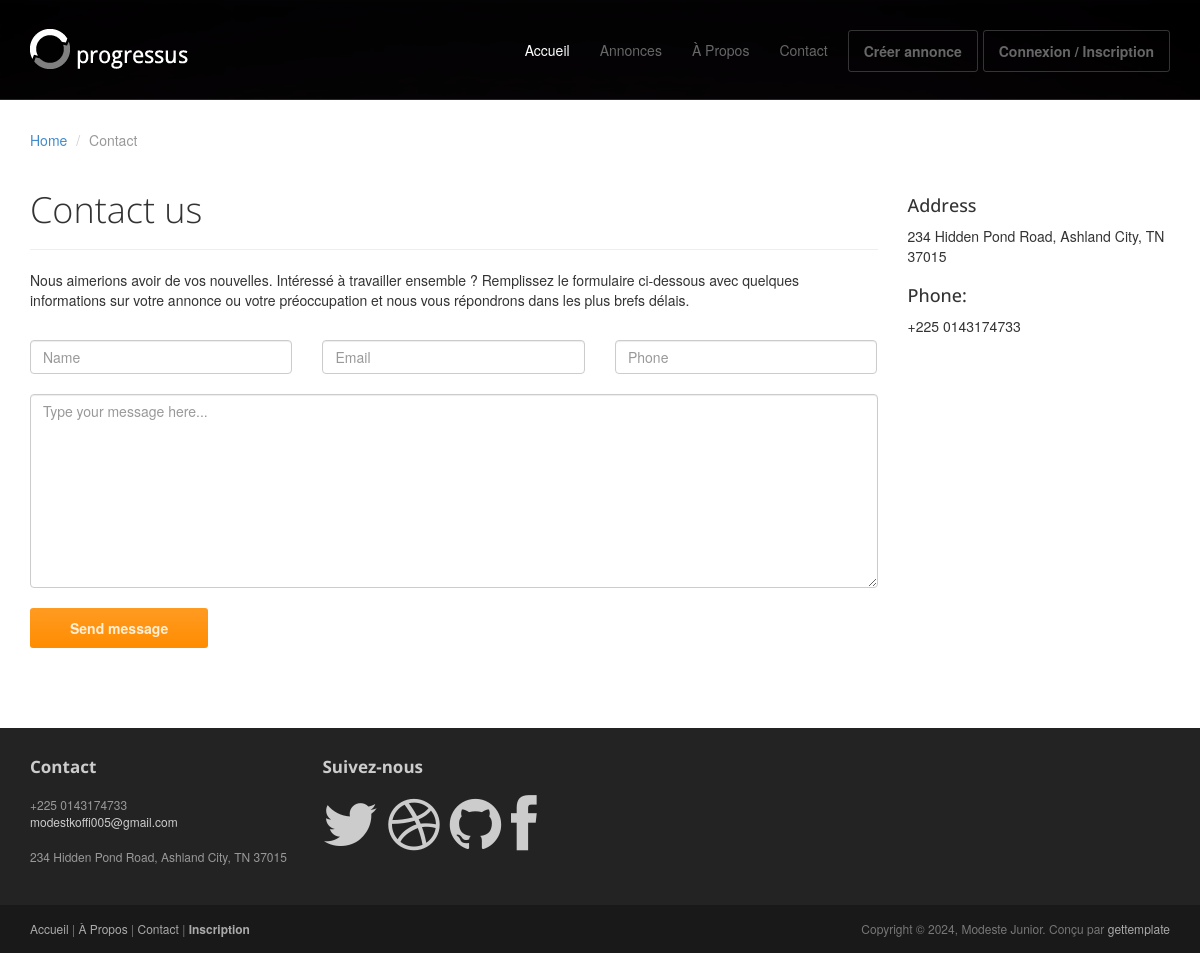
Page /contact/ on the committed database.
### contact/models.py (models this page shows, shortened)
class Message(models.Model):
    contenus = models.TextField()

class Info(models.Model):
    number = models.TextField()
    mail = models.EmailField()
    adresse = models.TextField()

### contact/views.py (the view, shortened to what this page needs)
# urls.py: path('', views.contact, name="contact"),
def contact(request):
    message = Message.objects.filter()
    info = Info.objects.filter()
    datas = {
        'message': message,
        'info': info,
    }
    return render(request, 'contact.html', datas)

### contact/templates/contact.html (shortened to what this page needs)
{% load static %}
<!DOCTYPE html>
<html lang="en">
<head>
    <link rel="stylesheet" href="{% static 'assets/css/bootstrap.min.css' %}">
    <link rel="stylesheet" href="{% static 'assets/css/font-awesome.min.css' %}">
    <link rel="stylesheet" href="{% static 'assets/css/bootstrap-theme.css' %}" media="screen">
    <link rel="stylesheet" href="{% static 'assets/css/main.css' %}">
</head>
<body>
    <div class="navbar navbar-inverse navbar-fixed-top headroom">
        <div class="container">
            <div class="navbar-header">
                <a class="navbar-brand" href="{% url 'index' %}"><img src="{% static 'assets/images/logo.png' %}" alt="Progressus HTML5 template"></a>
            </div>
             <div class="navbar-collapse collapse">
                <ul class="nav navbar-nav pull-right">
                    <li class="active"><a href="{% url 'index' %}">Accueil</a></li>
                    <li><a href="{% url 'annonce' %}">Annonces</a></li>
                    <li><a href="{% url 'about' %}">À Propos</a></li>
                    <li><a href="{% url 'contact' %}">Contact</a></li>
                    <li><a class="btn" href="{% url 'new_annonce' %}">Créer annonce</a></li>
                    <li><a class="btn" href="{% url 'authentification' %}">Connexion / Inscription</a></li>
                </ul>
            </div>
        </div>
    </div>
    <header id="head" class="secondary"></header>
    <div class="container">
        <ol class="breadcrumb">
            <li><a href="{% url 'index' %}">Home</a></li>
            <li class="active">Contact</li>
        </ol>
        <div class="row">
            <article class="col-sm-9 maincontent">
                <header class="page-header">
                    <h1 class="page-title">Contact us</h1>
                </header>
                {% for message in message %}
                <p>
                    {{ message.contenus }}
                </p>
                {% endfor %}
                <br>
                <form  method="post">
                    <div class="row">
                        <div class="col-sm-4">
                            <input class="form-control" name="first_name" type="text" placeholder="Name">
                        </div>
                        <div class="col-sm-4">
                            <input class="form-control" name="email" type="text" placeholder="Email">
                        </div>
                        <div class="col-sm-4">
                            <input class="form-control" name="phone" type="text" placeholder="Phone">
                        </div>
                    </div>
                    <br>
                    <div class="row">
                        <div class="col-sm-12">
                            <textarea name="message" placeholder="Type your message here..." class="form-control" rows="9"></textarea>
                        </div>
                    </div>
                    <br>
                    <div class="row">
                        <div class="col-sm-6">
                            <input class="btn btn-action" type="submit" value="Send message">
                        </div>
                    </div>
                </form>
				<br>
            </article>
            <aside class="col-sm-3 sidebar sidebar-right">
                <div class="widget">
                    <h4>Address</h4>
                     {% for info in info %}
                    <address>
                        {{ info.adresse }}
                    </address>
                    {% endfor %}
                    <h4>Phone:</h4>
                    {% for info in info %}
                    <address>
                        {{ info.number }}
                    </address>
                    {% endfor %}
                </div>
            </aside>
        </div>
    </div>
 <footer id="footer" class="top-space">
    <div class="footer1">
        <div class="container">
            <div class="row">
                <div class="col-md-3 widget">
                    <h3 class="widget-title">Contact</h3>
                    <div class="widget-body">
                        {% for info in info %}
                        <p>{{ info.number }}<br>
                            <a href="mailto:#">{{ info.mail }}</a><br>
                            <br>
                            {{ info.adresse }}
                        </p>
                        {% endfor %}
                    </div>
                </div>
                <div class="col-md-3 widget">
                    <h3 class="widget-title">Suivez-nous</h3>
                    <div class="widget-body">
                        <p class="follow-me-icons">
                            <a href="#"><i class="fa fa-twitter fa-2x"></i></a>
                            <a href="#"><i class="fa fa-dribbble fa-2x"></i></a>
                            <a href="#"><i class="fa fa-github fa-2x"></i></a>
                            <a href="#"><i class="fa fa-facebook fa-2x"></i></a>
                        </p>
                    </div>
                </div>
            </div>
        </div>
    </div>
    <div class="footer2">
        <div class="container">
            <div class="row">
                <div class="col-md-6 widget">
                    <div class="widget-body">
                        <p class="simplenav">
                            <a href="{% url 'index' %}">Accueil</a> |
                            <a href="{% url 'about' %}">À Propos</a> |
                            <a href="{% url 'contact' %}">Contact</a> |
                            <b><a href="{% url 'authentification' %}">Inscription</a></b>
                        </p>
                    </div>
                </div>
                <div class="col-md-6 widget">
                    <div class="widget-body">
                        <p class="text-right">
                            Copyright &copy; 2024, Modeste Junior. Conçu par <a href="http://gettemplate.com/" rel="designer">gettemplate</a>
                        </p>
                    </div>
                </div>
            </div>
        </div>
    </div>
</footer>
</body>
</html>

### static/assets/css/main.css (style rules this page uses)
#head { background:#181015 url( ../images/bg_header.jpg) no-repeat; background-size: cover; min-height:520px; text-align: center; padding-top:240px; color:white; font-family:"Open sans", Helvetica, Arial; font-weight:300; }
#head.secondary { height:100px; min-height: 100px; padding-top:0px; }
.headroom { -webkit-transition: all 0.4s ease-out; -moz-transition: all 0.4s ease-out; -o-transition: all 0.4s ease-out; transition: all 0.4s ease-out; }
h1, h2, h3, h4, h5, h6 { font-family:"Open sans", Helvetica, Arial; }
h1, .h1, h2, .h2, h3, .h3 { margin-top:30px; }
.page-title { margin-top:20px; font-weight:300; }
.breadcrumb { background:none; padding:0; margin:30px 0 0px 0; }
.top-space { margin-top: 60px; }
img { max-width:100%; }
.sidebar { padding-top:36px; padding-bottom:30px; }
.sidebar .widget { margin-bottom:20px; }
.footer1 { background: #232323; padding: 30px 0 0 0; font-size: 12px; color: #999; }
.footer1 a { color: #ccc; }
.footer1 .widget { margin-bottom:30px; }
.footer1 .widget-title { font-size: 17px; font-weight: bold; color: #ccc; margin: 0 0 20px; }
.follow-me-icons { font-size:30px; }
.follow-me-icons i { float:left; margin:0 10px 0 0; }
.footer2 { background: #191919; padding: 15px 0; color: #777; font-size: 12px; }
.footer2 a { color: #aaa; }
.footer2 p { margin: 0; }

### rows in the picture
Message: contenus "Nous aimerions avoir de vos nouvelles. Intéressé à travailler ensemble ? Remplissez le formulaire ci-dessous avec quelques informations sur votre annonce ou votre préoccupation et nous vous répondrons dans les plus brefs délais."
Info: adresse "234 Hidden Pond Road, Ashland City, TN 37015", number "+225 0143174733", mail "modestkoffi005@gmail.com"
